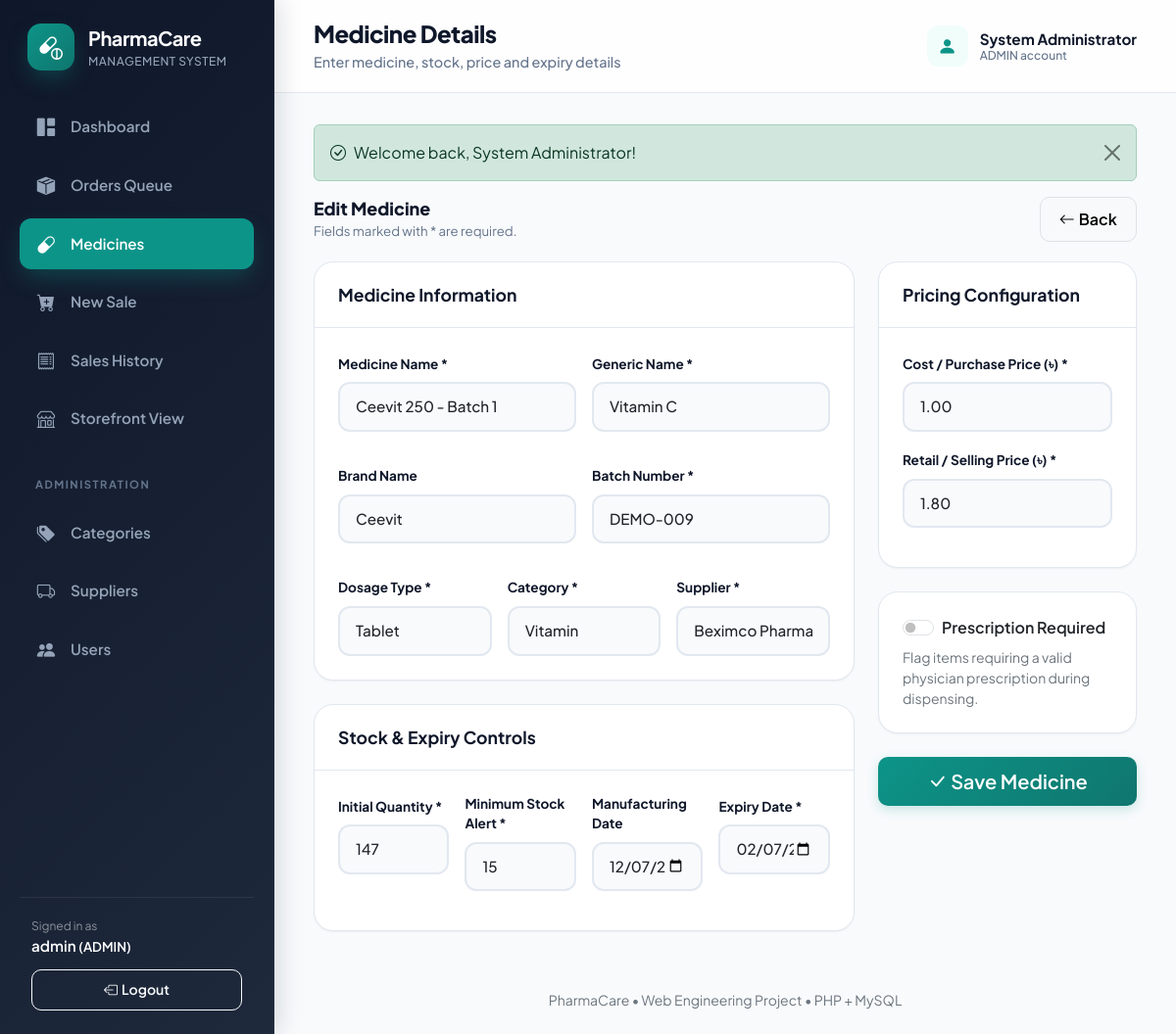
Before: /index.php?page=medicine_form&id=9 (signed in) with the older database file.
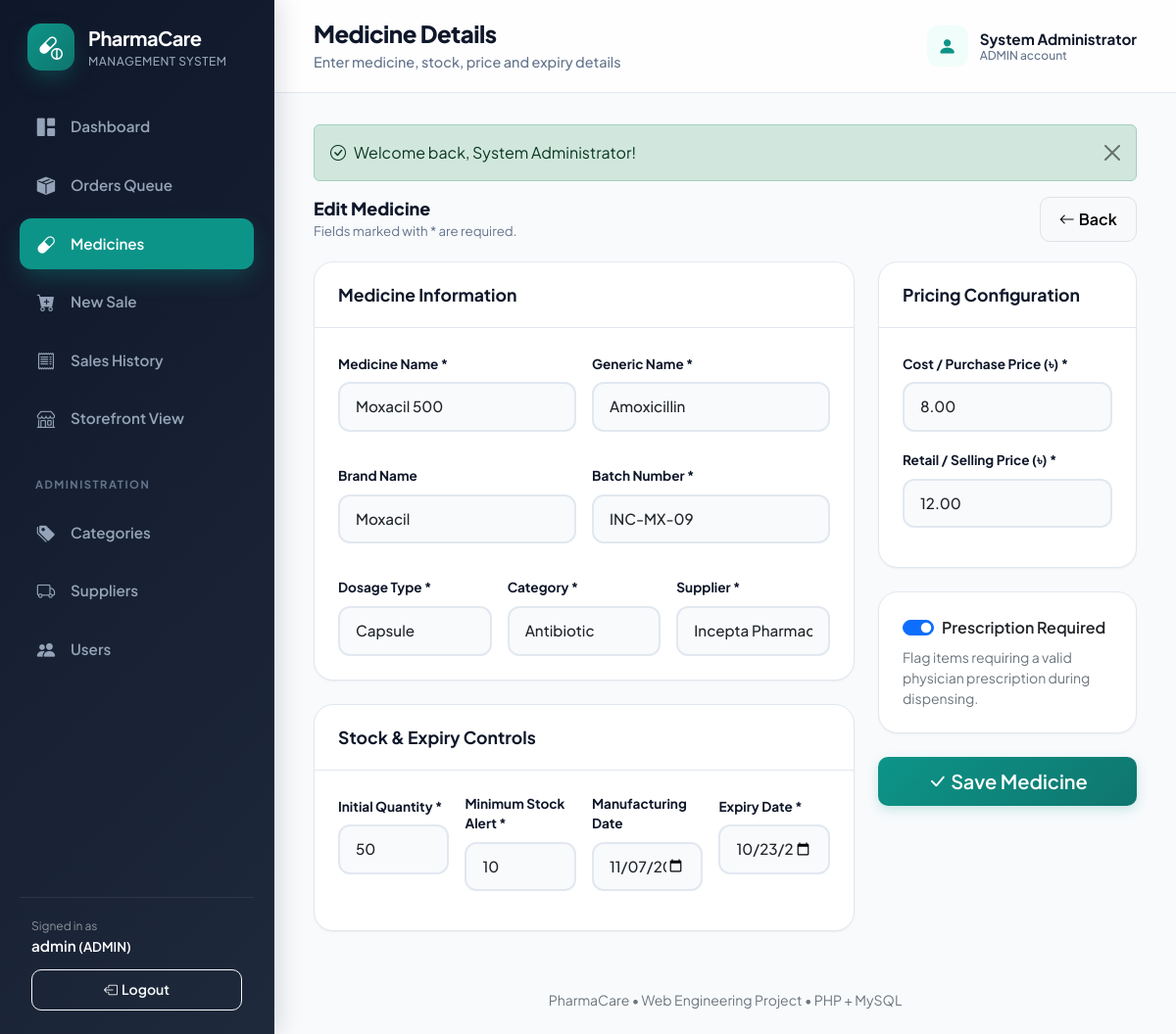
After: the same page with the newer database file.
### tables this page shows
CREATE TABLE medicines (
    id INT AUTO_INCREMENT PRIMARY KEY,
    name VARCHAR(120) NOT NULL,
    generic_name VARCHAR(120) NOT NULL,
    brand_name VARCHAR(120) NULL,
    batch_number VARCHAR(50) NOT NULL UNIQUE,
    medicine_type ENUM('TABLET', 'CAPSULE', 'SYRUP', 'INJECTION', 'CREAM', 'DROP', 'INHALER', 'OTHER') NOT NULL DEFAULT 'TABLET',
    purchase_price DECIMAL(10,2) NOT NULL,
    selling_price DECIMAL(10,2) NOT NULL,
    quantity INT NOT NULL DEFAULT 0,
    minimum_stock_level INT NOT NULL DEFAULT 10,
    manufacturing_date DATE NULL,
    expiry_date DATE NOT NULL,
    prescription_required TINYINT(1) NOT NULL DEFAULT 0,
    active TINYINT(1) NOT NULL DEFAULT 1,
    category_id INT NOT NULL,
    supplier_id INT NOT NULL,
    created_at DATETIME NOT NULL DEFAULT CURRENT_TIMESTAMP,
    CONSTRAINT fk_medicine_category FOREIGN KEY (category_id) REFERENCES categories(id) ON DELETE RESTRICT,
    CONSTRAINT fk_medicine_supplier FOREIGN KEY (supplier_id) REFERENCES suppliers(id) ON DELETE RESTRICT,
    INDEX idx_medicine_name (name),
    INDEX idx_medicine_generic (generic_name),
    INDEX idx_medicine_expiry (expiry_date)
);

CREATE TABLE categories (
    id INT AUTO_INCREMENT PRIMARY KEY,
    name VARCHAR(50) NOT NULL UNIQUE,
    description VARCHAR(255) NULL,
    created_at DATETIME NOT NULL DEFAULT CURRENT_TIMESTAMP
);

CREATE TABLE suppliers (
    id INT AUTO_INCREMENT PRIMARY KEY,
    name VARCHAR(100) NOT NULL,
    company_name VARCHAR(120) NULL,
    phone VARCHAR(30) NOT NULL,
    email VARCHAR(120) NULL,
    address VARCHAR(255) NULL,
    created_at DATETIME NOT NULL DEFAULT CURRENT_TIMESTAMP
);

### index.php (called while the page is built, shortened)
<?php
$page = (string)($_GET['page'] ?? (user() && is_customer() ? 'catalog' : 'dashboard'));
require __DIR__ . '/includes/header.php';
match ($page) {
    'catalog' => (new \App\Controllers\CatalogController())->index(),
    'cart' => (new \App\Controllers\CartController())->index(),
    'checkout' => (new \App\Controllers\OrderController())->checkout(),
    'order_confirmation' => (new \App\Controllers\OrderController())->confirmation(),
    'orders' => (new \App\Controllers\OrderController())->index(),
    'order_detail' => (new \App\Controllers\OrderController())->show(),
    'my_orders' => (new \App\Controllers\OrderController())->myOrders(),
    default => include __DIR__ . '/pages/' . $page . '.php'
};
require __DIR__ . '/includes/footer.php';

### includes/functions.php (called while the page is built, shortened)
<?php
function e(mixed $value): string { return htmlspecialchars((string)($value ?? ''), ENT_QUOTES | ENT_SUBSTITUTE, 'UTF-8'); }
function fetch_all(string $sql, array $params = []): array { $stmt = db()->prepare($sql); $stmt->execute($params); return $stmt->fetchAll(); }
function fetch_one(string $sql, array $params = []): ?array { $stmt = db()->prepare($sql); $stmt->execute($params); $data = $stmt->fetch(); return $data ?: null; }
function medicine_types(): array { return ['TABLET' => 'Tablet','CAPSULE' => 'Capsule','SYRUP' => 'Syrup','INJECTION' => 'Injection','CREAM' => 'Cream','DROP' => 'Drop','INHALER' => 'Inhaler','OTHER' => 'Other']; }

### config/database.php (called while the page is built, shortened)
<?php
function db(): PDO
{
    static $pdo = null;
    if ($pdo === null) {
        $configFile = dirname(__DIR__) . '/config.php';
        $config = file_exists($configFile) ? require $configFile : [];
        $host = (string)($config['db_host'] ?? '127.0.0.1');
        $port = (int)($config['db_port'] ?? 3306);
        $dbname = (string)($config['db_name'] ?? 'pharmacare');
        $user = (string)($config['db_user'] ?? 'root');
        $pass = (string)($config['db_pass'] ?? '');
        $charset = 'utf8mb4';
        $dsn = "mysql:host={$host};port={$port};dbname={$dbname};charset={$charset}";
        $options = [
            PDO::ATTR_ERRMODE => PDO::ERRMODE_EXCEPTION,
            PDO::ATTR_DEFAULT_FETCH_MODE => PDO::FETCH_ASSOC,
            PDO::ATTR_EMULATE_PREPARES => false,
        ];
        try {
            $pdo = new PDO($dsn, $user, $pass, $options);
            $pdo->exec("SET time_zone = '+06:00'");
        } catch (PDOException $e) {
            http_response_code(500);
            die("
            <!doctype html>
            <html lang='en'>
            <head>
                <meta charset='utf-8'>
                <title>Database Connection Issue | PharmaCare</title>
                <style>
                    body { font-family: -apple-system, BlinkMacSystemFont, 'Segoe UI', Roboto, sans-serif; background: #f8fafc; color: #1e293b; padding: 40px 20px; }
                    .card { max-width: 600px; margin: 0 auto; background: #ffffff; border-radius: 12px; border: 1px solid #e2e8f0; padding: 32px; box-shadow: 0 4px 6px -1px rgba(0,0,0,0.05); }
                    h2 { color: #dc2626; margin-top: 0; font-size: 20px; }
                    .alert { background: #fef2f2; border: 1px solid #fee2e2; color: #991b1b; padding: 12px 16px; border-radius: 8px; font-size: 14px; margin-bottom: 20px; }
                    ul { padding-left: 20px; font-size: 14px; line-height: 1.6; }
                    code { background: #f1f5f9; padding: 2px 6px; border-radius: 4px; font-family: monospace; color: #0f172a; }
                </style>
            </head>
            <body>
                <div class='card'>
                    <h2>Database Connection Failed</h2>
                    <div class='alert'>" . htmlspecialchars($e->getMessage(), ENT_QUOTES, 'UTF-8') . "</div>
                    <p>Please check your database credentials in <code>config.php</code>:</p>
                    <ul>
                        <li><strong>Host:</strong> <code>" . htmlspecialchars($host, ENT_QUOTES, 'UTF-8') . "</code></li>
                        <li><strong>Database:</strong> <code>" . htmlspecialchars($dbname, ENT_QUOTES, 'UTF-8') . "</code></li>
                        <li><strong>User:</strong> <code>" . htmlspecialchars($user, ENT_QUOTES, 'UTF-8') . "</code></li>
                    </ul>
                    <p style='font-size: 13px; color: #64748b;'>Ensure MySQL / MariaDB is running and <code>database/pharmacare.sql</code> has been imported.</p>
                </div>
            </body>
            </html>
            ");
        }
    }
    return $pdo;
}

### pages/medicine_form.php (the view, shortened to what the changed rows need)
<?php
$id = (int)($_GET['id'] ?? 0);
$medicine = $id ? fetch_one('SELECT * FROM medicines WHERE id = ?', [$id]) : null;
$m = $medicine ?? [
    'id' => '',
    'name' => '',
    'generic_name' => '',
    'brand_name' => '',
    'batch_number' => '',
    'medicine_type' => 'TABLET',
    'purchase_price' => '',
    'selling_price' => '',
    'quantity' => 0,
    'minimum_stock_level' => 10,
    'manufacturing_date' => '',
    'expiry_date' => '',
    'prescription_required' => 0,
    'category_id' => '',
    'supplier_id' => ''
];
$categories = fetch_all('SELECT * FROM categories ORDER BY name');
$suppliers = fetch_all('SELECT * FROM suppliers ORDER BY name');
function med_input(array $m, string $key, string $label, string $type = 'text', string $extra = ''): void
{
    echo '<div class="mb-3">';
    echo '<label class="form-label" for="m_' . e($key) . '">' . e($label) . '</label>';
    echo '<input class="form-control" type="' . e($type) . '" id="m_' . e($key) . '" name="' . e($key) . '" value="' . e((string)$m[$key]) . '" ' . $extra . '>';
    echo '</div>';
}
?>
<div class="page-intro">
    <div>
        <h2><?= $id ? 'Edit Medicine' : 'Add New Medicine' ?></h2>
    </div>
</div>
<form action="actions.php" method="post">
    <div class="row g-4">
        <div class="col-xl-8">
            <div class="card mb-4">
                <div class="card-body">
                    <div class="row g-3">
                        <div class="col-md-6">
                            <?php med_input($m, 'name', 'Medicine Name *', 'text', 'required maxlength="120"'); ?>
                        </div>
                        <div class="col-md-6">
                        </div>
                        <div class="col-md-6">
                        </div>
                        <div class="col-md-6">
                        </div>
                        <div class="col-md-4">
                            <label class="form-label" for="m_type">Dosage Type *</label>
                            <select id="m_type" name="medicine_type" class="form-select" required>
                                <?php foreach (medicine_types() as $value => $label): ?>
                                    <option value="<?= e($value) ?>" <?= $value === $m['medicine_type'] ? 'selected' : '' ?>>
                                        <?= e($label) ?>
                                    </option>
                                <?php endforeach; ?>
                            </select>
                        </div>
                        <div class="col-md-4">
                            <label class="form-label" for="m_category">Category *</label>
                            <select id="m_category" class="form-select" name="category_id" required>
                                <?php foreach ($categories as $c): ?>
                                    <option value="<?= e((string)$c['id']) ?>" <?= (string)$m['category_id'] === (string)$c['id'] ? 'selected' : '' ?>>
                                        <?= e($c['name']) ?>
                                    </option>
                                <?php endforeach; ?>
                            </select>
                        </div>
                        <div class="col-md-4">
                            <label class="form-label" for="m_supplier">Supplier *</label>
                            <select id="m_supplier" class="form-select" name="supplier_id" required>
                                <?php foreach ($suppliers as $s): ?>
                                    <option value="<?= e((string)$s['id']) ?>" <?= (string)$m['supplier_id'] === (string)$s['id'] ? 'selected' : '' ?>>
                                        <?= e($s['company_name'] ?: $s['name']) ?>
                                    </option>
                                <?php endforeach; ?>
                            </select>
                        </div>
                    </div>
                </div>
            </div>
            <div class="card">
                <div class="card-body">
                    <div class="row g-3">
                        <div class="col-md-3">
                        </div>
                        <div class="col-md-3">
                        </div>
                        <div class="col-md-3">
                        </div>
                        <div class="col-md-3">
                        </div>
                    </div>
                </div>
            </div>
        </div>
        <div class="col-xl-4">
            <div class="card mb-4">
                <div class="card-body">
                </div>
            </div>
            <div class="card mb-4">
                <div class="card-body">
                    <div class="form-check form-switch">
                        <input class="form-check-input" id="rx" type="checkbox" name="prescription_required" value="1" <?= $m['prescription_required'] ? 'checked' : '' ?>>
                        <label class="form-check-label fw-semibold" for="rx">Prescription Required</label>
                    </div>
                </div>
            </div>
        </div>
    </div>
</form>

Changed rows visible on the page:
changed medicines: name "Ceevit 250 - Batch 1" → "Moxacil 500"; generic_name "Vitamin C" → "Amoxicillin"; brand_name "Ceevit" → "Moxacil"; batch_number "DEMO-009" → "INC-MX-09"; medicine_type "Tablet" → "Capsule"; category_id "Vitamin" → "Antibiotic"; supplier_id "Beximco Pharma" → "Incepta Pharmaceuticals Ltd."; quantity "147" → "50"; minimum_stock_level "15" → "10"; manufacturing_date "12/07/2025" → "11/07/2025"; expiry_date "02/07/2028" → "10/23/2026"; purchase_price "1.00" → "8.00"; selling_price "1.80" → "12.00"; prescription_required "☐" → "☑"
